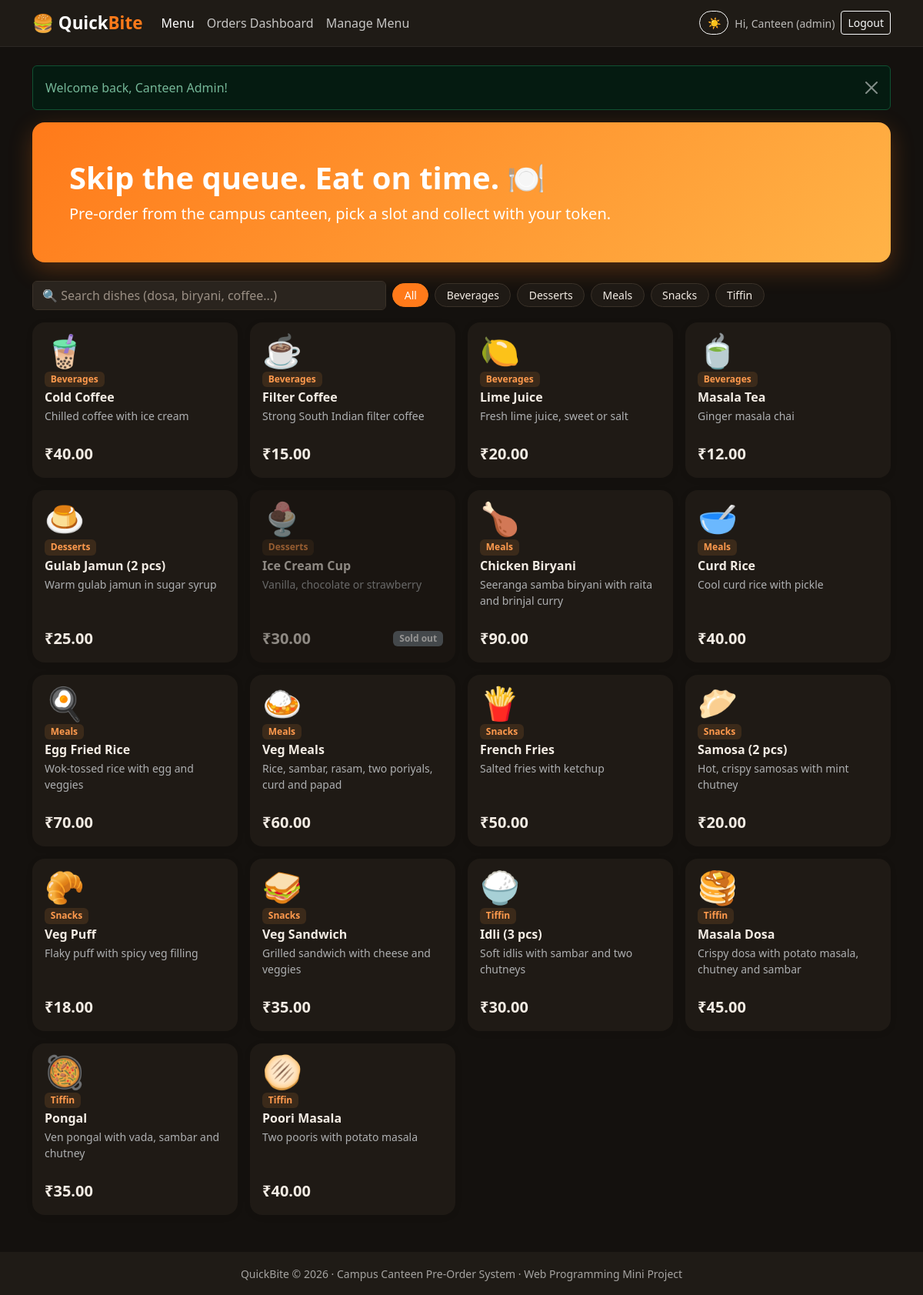
The page / (signed in) on the database its author committed.
### tables this page shows
CREATE TABLE menu_items (
    id          INT AUTO_INCREMENT PRIMARY KEY,
    name        VARCHAR(100) NOT NULL,
    category    VARCHAR(40)  NOT NULL,
    price       DECIMAL(8,2) NOT NULL,
    emoji       VARCHAR(10)  NOT NULL DEFAULT '',
    description VARCHAR(200) DEFAULT '',
    available   TINYINT(1)   NOT NULL DEFAULT 1,
    created_at  TIMESTAMP DEFAULT CURRENT_TIMESTAMP
);

### config.php (called while the page is built, shortened)
<?php
function db(): PDO
{
    static $pdo = null;
    if ($pdo === null) {
        try {
            $pdo = new PDO(
                'mysql:host=' . DB_HOST . ';dbname=' . DB_NAME . ';charset=utf8mb4',
                DB_USER,
                DB_PASS,
                [
                    PDO::ATTR_ERRMODE            => PDO::ERRMODE_EXCEPTION,
                    PDO::ATTR_DEFAULT_FETCH_MODE => PDO::FETCH_ASSOC,
                    PDO::ATTR_EMULATE_PREPARES   => false,
                ]
            );
        } catch (PDOException $e) {
            http_response_code(500);
            die('Database connection failed. Check the DB_* settings at the top of config.php and make sure you imported database.sql.');
        }
    }
    return $pdo;
}
function e($value): string
{
    return htmlspecialchars((string) $value, ENT_QUOTES, 'UTF-8');
}
function money($amount): string
{
    return '₹' . number_format((float) $amount, 2);
}
function cart_items(): array
{
    return $_SESSION['cart'] ?? [];
}
function cart_details(): array
{
    $cart = cart_items();
    if (!$cart) {
        return ['rows' => [], 'total' => 0.0];
    }
    $rows  = [];
    $total = 0.0;
    return ['rows' => $rows, 'total' => $total];
}
function cart_summary(): array
{
    $d     = cart_details();
    $items = [];
    $count = 0;
    return ['count' => $count, 'total' => money($d['total']), 'items' => $items];
}

### index.php (the view, shortened to what this page needs)
<?php
require_once __DIR__ . '/config.php';
$items = db()->query('SELECT * FROM menu_items ORDER BY category, name')->fetchAll();
$categories = array_values(array_unique(array_column($items, 'category')));
$cartQty = cart_items();
require __DIR__ . '/includes/header.php';
?>
<section class="qb-hero rounded-4 p-4 p-md-5 mb-4">
    <h1 class="fw-bold mb-2">Skip the queue. Eat on time. 🍽️</h1>
    <p class="lead mb-0">Pre-order from the campus canteen, pick a slot and collect with your token.</p>
</section>
<div class="row g-2 mb-3 align-items-center">
    <div class="col-md-5">
        <input type="search" id="menu-search" class="form-control" placeholder="🔍 Search dishes (dosa, biryani, coffee...)">
    </div>
    <div class="col-md-7">
        <div id="category-pills" class="d-flex flex-wrap gap-2">
            <button class="btn btn-sm qb-pill active" data-category="all">All</button>
            <?php foreach ($categories as $cat): ?>
                <button class="btn btn-sm qb-pill" data-category="<?= e($cat) ?>"><?= e($cat) ?></button>
            <?php endforeach; ?>
        </div>
    </div>
</div>
<div class="row g-3" id="menu-grid">
    <?php foreach ($items as $it): ?>
        <?php $q = (int) ($cartQty[$it['id']] ?? 0); ?>
        <div class="col-6 col-md-4 col-lg-3 menu-card-wrap"
             data-category="<?= e($it['category']) ?>"
             data-name="<?= e(strtolower($it['name'] . ' ' . $it['description'])) ?>">
            <div class="card qb-card h-100 <?= $it['available'] ? '' : 'sold-out' ?> <?= $q > 0 ? 'in-cart' : '' ?>">
                <div class="card-body d-flex flex-column">
                    <div class="qb-emoji"><?= e($it['emoji']) ?></div>
                    <span class="badge qb-cat align-self-start mb-1"><?= e($it['category']) ?></span>
                    <h6 class="card-title fw-bold mb-1"><?= e($it['name']) ?></h6>
                    <p class="small text-muted flex-grow-1"><?= e($it['description']) ?></p>
                    <div class="d-flex justify-content-between align-items-center mt-2">
                        <span class="fw-bold fs-5"><?= money($it['price']) ?></span>
                        <?php if (!$it['available']): ?>
                            <span class="badge text-bg-secondary">Sold out</span>
                        <?php endif; ?>
                    </div>
                </div>
            </div>
        </div>
    <?php endforeach; ?>
</div>
<?php require __DIR__ . '/includes/footer.php'; ?>

### assets/style.css (style rules this page uses)
:root { --qb-orange: #ff7a1a; --qb-orange-dark: #e65f00; --qb-dark: #1f1b16; --qb-bg: #fff8f0; --qb-surface: #ffffff; --qb-text: #1f1b16; --qb-border: #f0d9c0; --qb-chip: #ffe8d1; --qb-token-bg: #fff3e6; }
[data-bs-theme="dark"] { --qb-orange-dark: #ff9a4d; --qb-bg: #14110e; --qb-surface: #1f1a15; --qb-text: #f3ece4; --qb-border: #3a3128; --qb-chip: #3b2a1a; --qb-token-bg: #2a1d12; --bs-body-bg: #14110e; --bs-body-color: #f3ece4; --bs-border-color: #3a3128; }
body { background: var(--qb-bg); color: var(--qb-text); min-height: 100vh; display: flex; flex-direction: column; transition: background-color .2s ease, color .2s ease; }
.card { --bs-card-bg: var(--qb-surface); --bs-card-color: var(--qb-text); }
.text-muted { color: var(--bs-secondary-color) !important; }
[data-bs-theme="dark"] .form-control, [data-bs-theme="dark"] .form-select { background-color: #2a241e; border-color: var(--qb-border); color: var(--qb-text); }
[data-bs-theme="dark"] .form-control::placeholder { color: #9a8f84; }
.qb-hero { background: linear-gradient(135deg, var(--qb-orange), #ffb347); color: #fff; box-shadow: 0 10px 30px rgba(255, 122, 26, .25); }
.qb-card { border: 0; border-radius: 1rem; box-shadow: 0 2px 10px rgba(0, 0, 0, .08); transition: transform .15s ease, box-shadow .15s ease; }
.qb-card.sold-out { opacity: .55; }
.qb-emoji { font-size: 2.6rem; line-height: 1; margin-bottom: .4rem; }
.qb-cat { background: var(--qb-chip); color: var(--qb-orange-dark); font-weight: 600; }
.qb-pill { border: 1px solid var(--qb-border); background: var(--qb-surface); color: var(--qb-text); border-radius: 2rem; padding: .25rem .9rem; }
.qb-pill.active { background: var(--qb-orange); border-color: var(--qb-orange); color: #fff; }

### rows shown on the page
menu_items: emoji "🧋", category "Beverages", name "Cold Coffee", description "Chilled coffee with ice cream", price "₹40.00"
menu_items: emoji "☕", category "Beverages", name "Filter Coffee", description "Strong South Indian filter coffee", price "₹15.00"
menu_items: emoji "🍋", category "Beverages", name "Lime Juice", description "Fresh lime juice, sweet or salt", price "₹20.00"
menu_items: emoji "🍵", category "Beverages", name "Masala Tea", description "Ginger masala chai", price "₹12.00"
menu_items: emoji "🍮", category "Desserts", name "Gulab Jamun (2 pcs)", description "Warm gulab jamun in sugar syrup", price "₹25.00"
menu_items: emoji "🍨", category "Desserts", name "Ice Cream Cup", description "Vanilla, chocolate or strawberry", price "₹30.00", available "Sold out"
menu_items: emoji "🍗", category "Meals", name "Chicken Biryani", description "Seeranga samba biryani with raita and brinjal curry", price "₹90.00"
menu_items: emoji "🥣", category "Meals", name "Curd Rice", description "Cool curd rice with pickle", price "₹40.00"
menu_items: emoji "🍳", category "Meals", name "Egg Fried Rice", description "Wok-tossed rice with egg and veggies", price "₹70.00"
menu_items: emoji "🍛", category "Meals", name "Veg Meals", description "Rice, sambar, rasam, two poriyals, curd and papad", price "₹60.00"
menu_items: emoji "🍟", category "Snacks", name "French Fries", description "Salted fries with ketchup", price "₹50.00"
menu_items: emoji "🥟", category "Snacks", name "Samosa (2 pcs)", description "Hot, crispy samosas with mint chutney", price "₹20.00"
menu_items: emoji "🥐", category "Snacks", name "Veg Puff", description "Flaky puff with spicy veg filling", price "₹18.00"
menu_items: emoji "🥪", category "Snacks", name "Veg Sandwich", description "Grilled sandwich with cheese and veggies", price "₹35.00"
menu_items: emoji "🍚", category "Tiffin", name "Idli (3 pcs)", description "Soft idlis with sambar and two chutneys", price "₹30.00"
menu_items: emoji "🥞", category "Tiffin", name "Masala Dosa", description "Crispy dosa with potato masala, chutney and sambar", price "₹45.00"
menu_items: emoji "🥘", category "Tiffin", name "Pongal", description "Ven pongal with vada, sambar and chutney", price "₹35.00"
menu_items: emoji "🫓", category "Tiffin", name "Poori Masala", description "Two pooris with potato masala", price "₹40.00"

### other values the page prints
explode(' ', $user['name'])[0] "Canteen"
$f['message'] "Welcome back, Canteen Admin!"
$cat "Beverages"
$cat "Desserts"
$cat "Meals"
$cat "Snacks"
$cat "Tiffin"
